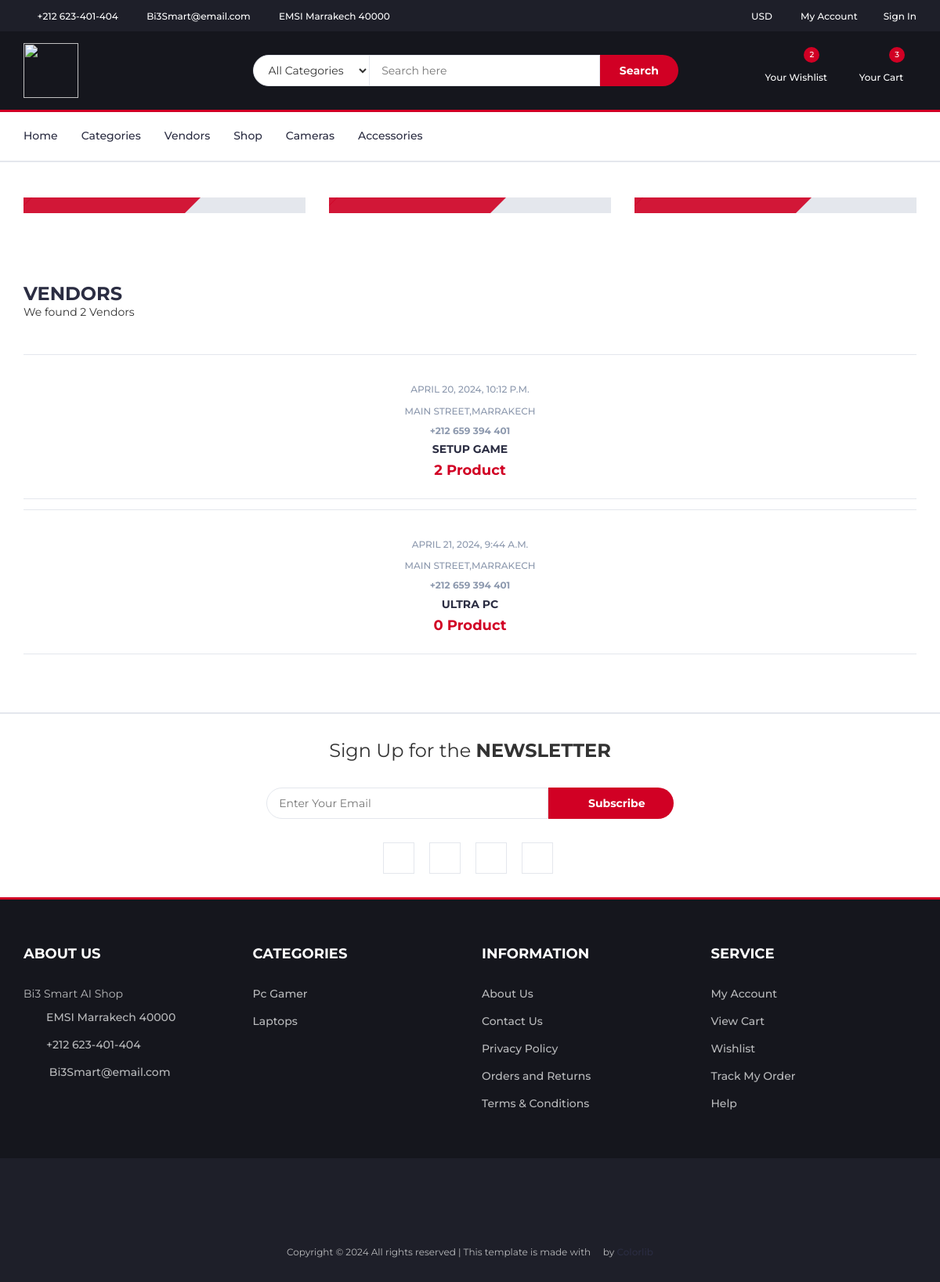
/vendors/, run on an earlier commit of the app's database.
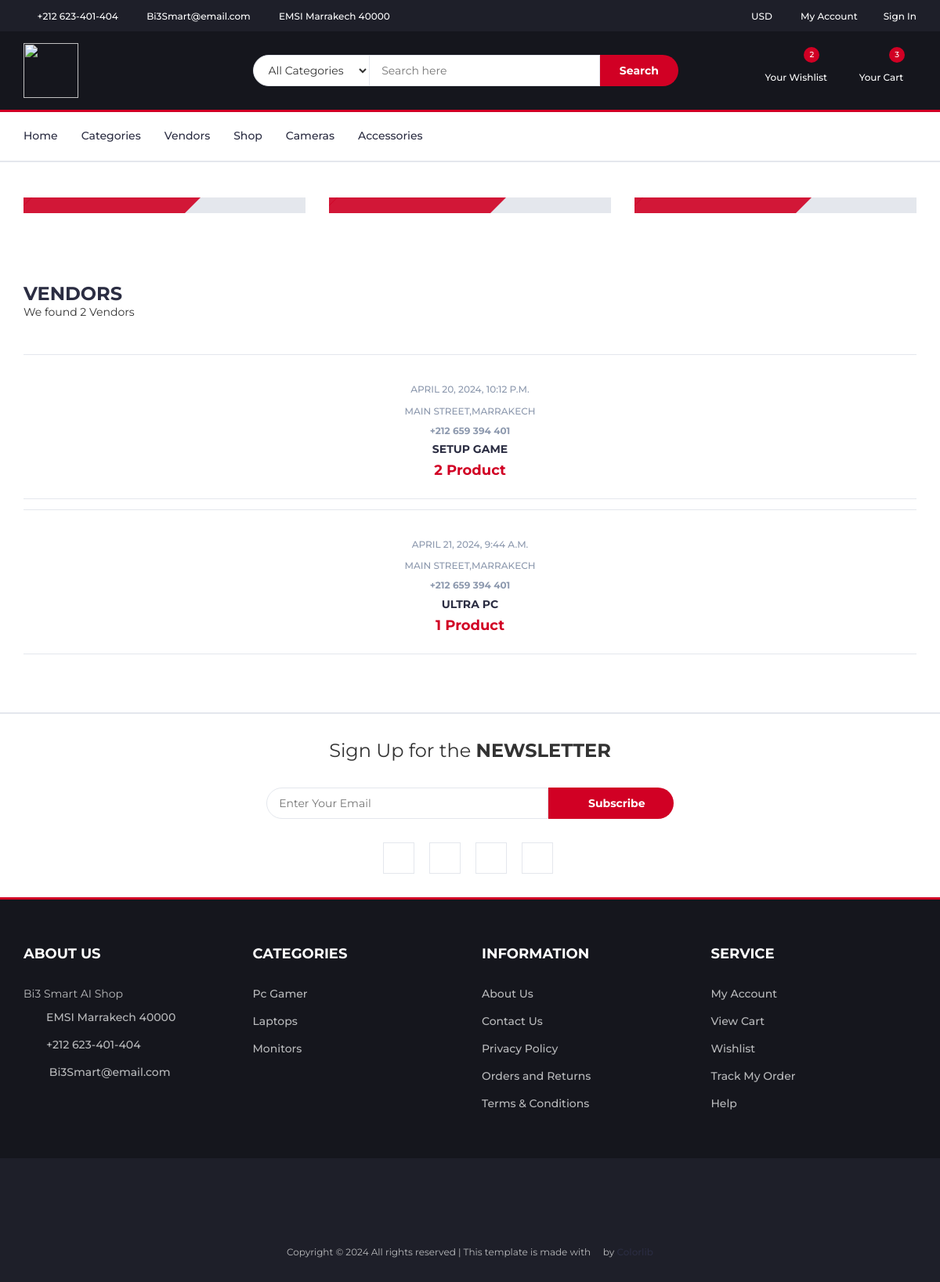
And on a later commit of the database.
### core/models.py (models this page shows, shortened)
class Vendor(models.Model):
    v_id= ShortUUIDField(unique=True, length=10, max_length=20,prefix="ven",alphabet="abcdefghijklmnop123456789")
    title = models.CharField(max_length=100, default="Title Vendor")
    image = models.ImageField(upload_to=user_directory_path , default="vendor.jpg")
    cover_image = models.ImageField(upload_to=user_directory_path , default="vendor.jpg")
    description = models.TextField(null=True, blank=True , default="This is the vendor")
    address = models.CharField(max_length=100, default="Main Street,Marrakech")
    contact = models.CharField(max_length=100, default="+212 659 394 401")
    chat_resp_time = models.CharField(max_length=100, default="100")
    shipping_on_time = models.CharField(max_length=100, default="100")
    authentic_rating = models.CharField(max_length=100, default="100")
    days_return = models.CharField(max_length=100, default="100")
    warranty_period = models.CharField(max_length=100, default="100")
    user = models.ForeignKey(User, on_delete=models.SET_NULL, null=True)
    date = models.DateTimeField(auto_now_add=True,null=True , blank=True)
    class Meta:
        verbose_name_plural = "Vendors"

class Category(models.Model):
    C_id= ShortUUIDField(unique=True, length=10, max_length=20,prefix="cat",alphabet="abcdefghijklmnop123456789")
    title = models.CharField(max_length=100,default="Title Category")
    image = models.ImageField(upload_to="category", default="category.jpg")
    class Meta:
        verbose_name_plural = "Categories"

### core/views.py (the view)
# urls.py: path("vendors/", vendor_list_view,name="vendors-list"),
def vendor_list_view(request):
    vendors = Vendor.objects.all()
    context = {
        "vendors": vendors,
    }
    return render(request,"core/vendor-list.html",context)

### core/context_processors.py (called while the page is built)
def default(request):
    categories = Category.objects.all()
    return {
        'categories' : categories,
    }

### templates/core/vendor-list.html (shortened to what this page needs)
{% extends 'partials/base.html'%}
{% load static %}
{% block content %}
  <div class="section">
    <div class="container">
      <div class="row">
        <div class="col-md-4 col-xs-6">
          <div class="shop">
            <div class="shop-img">
            </div>
            <div class="shop-body">
            </div>
          </div>
        </div>
        <div class="col-md-4 col-xs-6">
          <div class="shop">
            <div class="shop-img">
            </div>
            <div class="shop-body">
            </div>
          </div>
        </div>
        <div class="col-md-4 col-xs-6">
          <div class="shop">
            <div class="shop-img">
            </div>
            <div class="shop-body">
            </div>
          </div>
        </div>
      </div>
    </div>
  </div>
  <div class="section">
    <div class="container">
      <div class="row">
        <div class="col-md-12">
          <div class="section-title">
            <h3 class="title">Vendors</h3>
            <p class="product-price">
                We found {{vendors.count}} Vendor{{vendors.count|pluralize:"s"}}
            </p>
            </div>
          </div>
        </div>
        <div class="col-md-12">
          <div class="row">
            <div class="products-tabs">
              <div id="tab1" class="tab-pane active">
                <div class="products-slick" data-nav="#slick-nav-1">
                  {% for vendor in vendors%}
                        <div class="product">
                          <a href="{% url 'core:vendor-list' vendor.v_id%}">
                            <div class="product-img">
                            </div>
                            <div class="product-body">
                              <p class="product-category">{{vendor.date}}</p>
                              <p class="product-category">{{vendor.address}}</p>
                              <h4 class="product-category">{{vendor.contact}}</h4>
                              <h3 class="product-name">
                                {{vendor.title}}
                              </h3>
                              <h4 class="product-price">
                                {{vendor.vendor.all.count}} Product{{category.category.count|pluralize:"s"}}
                              </h4>
                            </div>
                          </a>
                        </div>
                  {% endfor%}
                </div>
              </div>
            </div>
          </div>
        </div>
      </div>
    </div>
{% endblock content %}

### templates/partials/base.html (shortened to what the changed rows need)
{% load static %}
<!DOCTYPE html>
<html lang="en">
  <head>
    <link type="text/css" rel="stylesheet" href="{% static "assets/css/bootstrap.min.css" %}" />
    <link type="text/css" rel="stylesheet" href="{% static "assets/css/slick.css" %}" />
    <link type="text/css" rel="stylesheet" href="{% static "assets/css/slick-theme.css" %}" />
    <link type="text/css" rel="stylesheet" href="{% static "assets/css/nouislider.min.css" %}" />
    <link rel="stylesheet" href="{% static "assets/css/font-awesome.min.css" %}" />
    <link type="text/css" rel="stylesheet" href="{% static "assets/css/style.css" %}" />
  </head>
  <body>
{% block content %}
{% endblock content %}
<footer id="footer">
    <div class="section">
      <div class="container">
        <div class="row">
          <div class="col-md-3 col-xs-6">
            <div class="footer">
              <ul class="footer-links">
                {% for category in categories%}
                  <li><a data-toggle="tab" href="{% url 'core:category_product_list' category.C_id %}">{{category.title}}</a></li>
                {%endfor%}
              </ul>
            </div>
          </div>
        </div>
      </div>
    </div>
  </footer>
</body>
</html>

What changed in the data, as far as the page shows it:
computed for Vendor "ULTRA PC": vendor.all.count "0" → "1"
added Category: title "Monitors"
